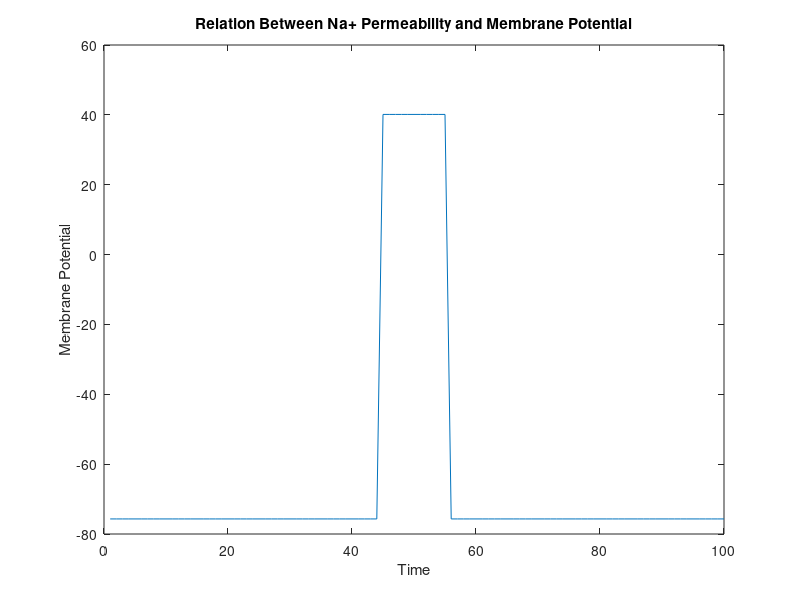

This chart was generated by the following MATLAB code:
%%%%%%%%%%%%%%%%%%%%%%%%%%%%%%%%%%%%%%%%%%%%%%%%%%%%%%%%%%%%%%%%%%%%%%%%%%%
%
%  Jeff Krichmar
%  Psych 268A - Fall 2015
%  Homework 2
%  Problem 1
%
%%%%%%%%%%%%%%%%%%%%%%%%%%%%%%%%%%%%%%%%%%%%%%%%%%%%%%%%%%%%%%%%%%%%%%%%%%%

Em = zeros(1,100);

% concentrations and other parameters taken from lecture slides
c= 58;
pNaK = 0.02;
pClK = 1;
Ki = 125;
Ko = 5;
Nai = 12;
Nao = 120;
Cli = 5;
Clo = 125;

T = 100;

for i=1:100
    if i > 44 && i < 56
        pNaK = 20;
    else 
        pNaK = 0.02;
    end
    
    % note that matlab log is the natural log. use log10 instead.
    Em(i) = c*log10((Ko + pNaK*Nao + pClK*Cli)/(Ki + pNaK*Nai + pClK*Clo));
end

plot(1:T,Em);
title('Relation Between Na+ Permeability and Membrane Potential');
xlabel('Time');
ylabel('Membrane Potential');